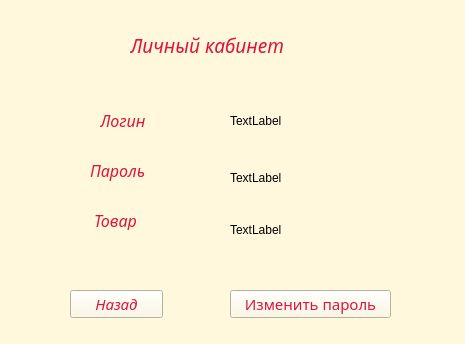
<?xml version="1.0" encoding="UTF-8"?>
<ui version="4.0">
 <class>user_page</class>
 <widget class="QWidget" name="user_page">
  <property name="geometry">
   <rect>
    <x>0</x>
    <y>0</y>
    <width>465</width>
    <height>344</height>
   </rect>
  </property>
  <property name="windowTitle">
   <string>Form</string>
  </property>
  <property name="styleSheet">
   <string notr="true">background-color:rgb(255, 248, 220);</string>
  </property>
  <widget class="QLabel" name="label">
   <property name="geometry">
    <rect>
     <x>130</x>
     <y>20</y>
     <width>191</width>
     <height>51</height>
    </rect>
   </property>
   <property name="font">
    <font>
     <family>Bell MT</family>
     <pointsize>14</pointsize>
     <italic>true</italic>
    </font>
   </property>
   <property name="styleSheet">
    <string notr="true">color:rgb(220, 20, 60);</string>
   </property>
   <property name="text">
    <string>Личный кабинет </string>
   </property>
  </widget>
  <widget class="QLabel" name="label_login">
   <property name="geometry">
    <rect>
     <x>100</x>
     <y>110</y>
     <width>71</width>
     <height>21</height>
    </rect>
   </property>
   <property name="font">
    <font>
     <family>Bell MT</family>
     <pointsize>12</pointsize>
     <italic>true</italic>
    </font>
   </property>
   <property name="styleSheet">
    <string notr="true">color:rgb(220, 20, 60);</string>
   </property>
   <property name="text">
    <string>Логин</string>
   </property>
  </widget>
  <widget class="QLabel" name="label_password">
   <property name="geometry">
    <rect>
     <x>90</x>
     <y>160</y>
     <width>81</width>
     <height>21</height>
    </rect>
   </property>
   <property name="font">
    <font>
     <family>Bell MT</family>
     <pointsize>12</pointsize>
     <italic>true</italic>
    </font>
   </property>
   <property name="styleSheet">
    <string notr="true">color:rgb(220, 20, 60);</string>
   </property>
   <property name="text">
    <string>Пароль</string>
   </property>
  </widget>
  <widget class="QLabel" name="label_product">
   <property name="geometry">
    <rect>
     <x>94</x>
     <y>210</y>
     <width>61</width>
     <height>20</height>
    </rect>
   </property>
   <property name="font">
    <font>
     <family>Bell MT</family>
     <pointsize>12</pointsize>
     <italic>true</italic>
    </font>
   </property>
   <property name="styleSheet">
    <string notr="true">color:rgb(220, 20, 60);</string>
   </property>
   <property name="text">
    <string>Товар</string>
   </property>
  </widget>
  <widget class="QPushButton" name="pushButton_back">
   <property name="geometry">
    <rect>
     <x>70</x>
     <y>290</y>
     <width>93</width>
     <height>28</height>
    </rect>
   </property>
   <property name="font">
    <font>
     <family>Bell MT</family>
     <pointsize>11</pointsize>
     <italic>true</italic>
    </font>
   </property>
   <property name="styleSheet">
    <string notr="true">color:rgb(220, 20, 60);</string>
   </property>
   <property name="text">
    <string>Назад</string>
   </property>
  </widget>
  <widget class="QPushButton" name="pushButton_changepass">
   <property name="geometry">
    <rect>
     <x>230</x>
     <y>290</y>
     <width>161</width>
     <height>28</height>
    </rect>
   </property>
   <property name="font">
    <font>
     <family>Bell MT</family>
     <pointsize>11</pointsize>
    </font>
   </property>
   <property name="styleSheet">
    <string notr="true">color:rgb(220, 20, 60);</string>
   </property>
   <property name="text">
    <string>Изменить пароль</string>
   </property>
  </widget>
  <widget class="QLabel" name="label_login_out">
   <property name="geometry">
    <rect>
     <x>230</x>
     <y>110</y>
     <width>151</width>
     <height>21</height>
    </rect>
   </property>
   <property name="text">
    <string>TextLabel</string>
   </property>
  </widget>
  <widget class="QLabel" name="label_password_out">
   <property name="geometry">
    <rect>
     <x>230</x>
     <y>170</y>
     <width>151</width>
     <height>16</height>
    </rect>
   </property>
   <property name="text">
    <string>TextLabel</string>
   </property>
  </widget>
  <widget class="QLabel" name="label_product_out">
   <property name="geometry">
    <rect>
     <x>230</x>
     <y>220</y>
     <width>151</width>
     <height>20</height>
    </rect>
   </property>
   <property name="text">
    <string>TextLabel</string>
   </property>
  </widget>
 </widget>
 <resources/>
 <connections/>
</ui>
